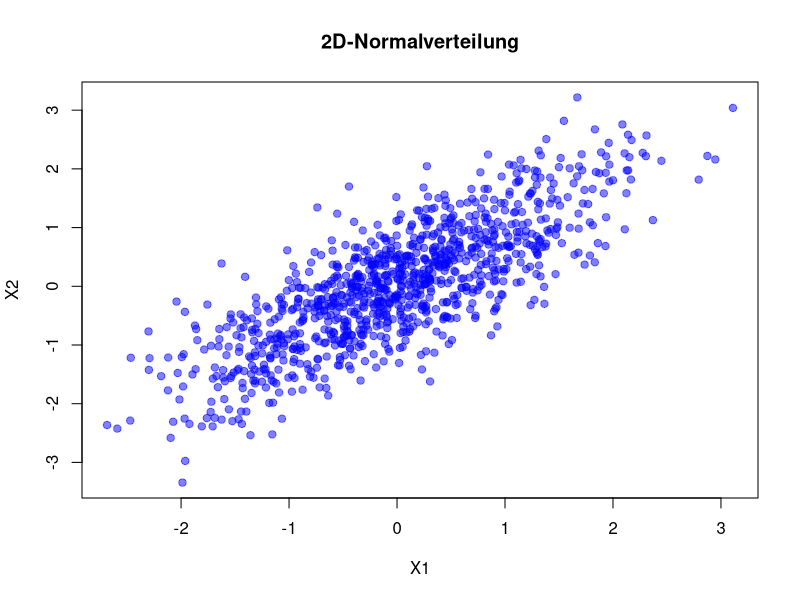
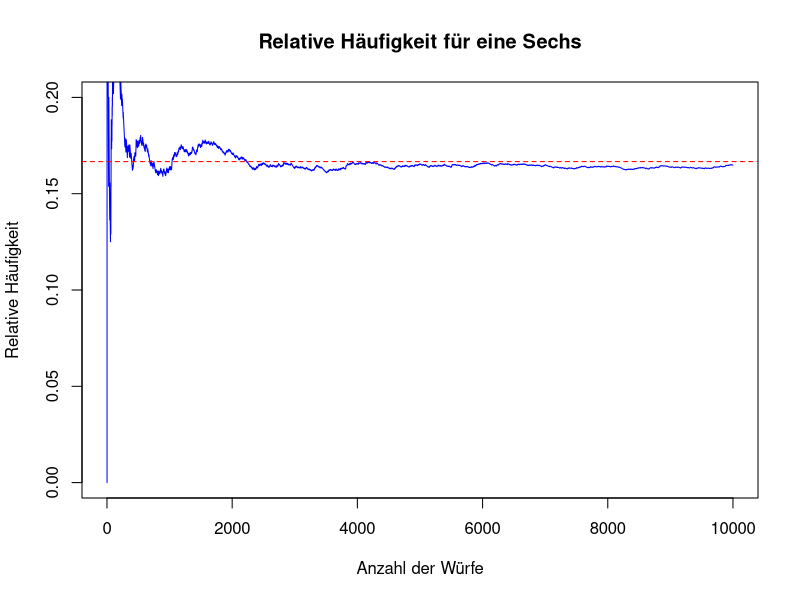
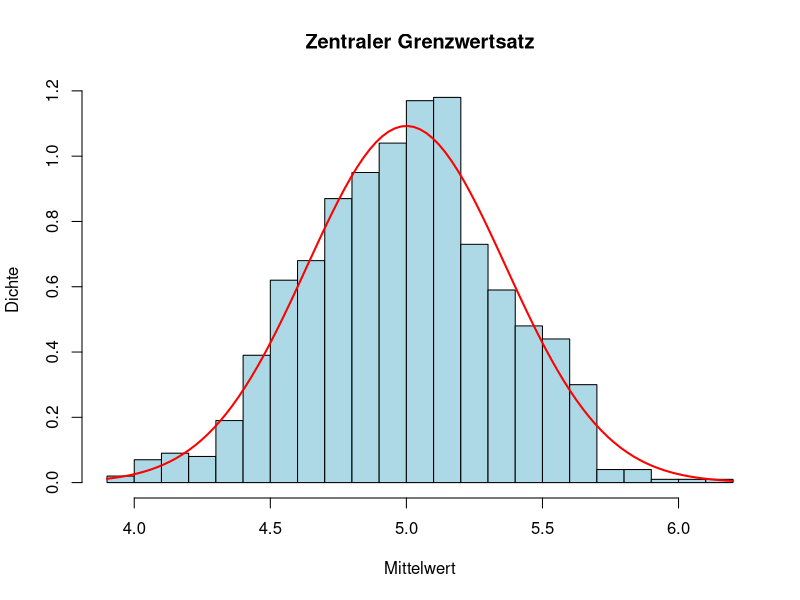
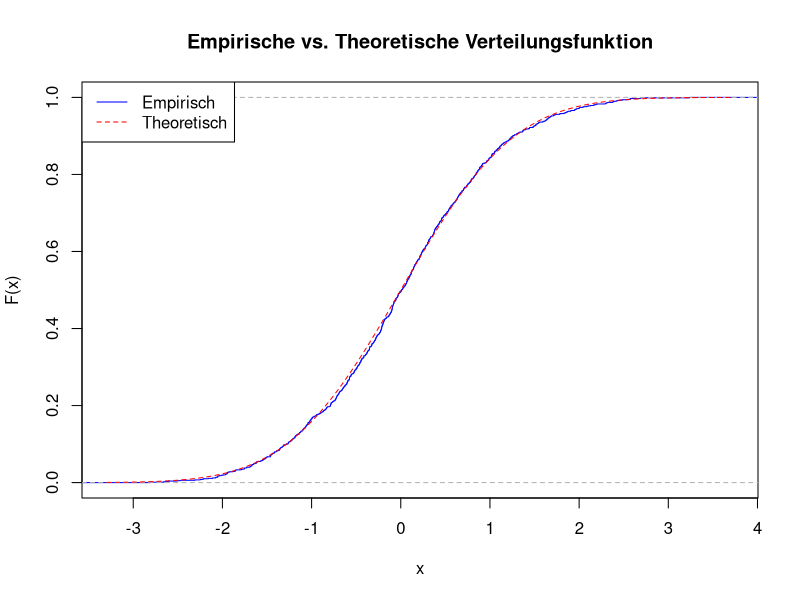

Recreate these plots in R, in order.
# 2. Kapitel: In diesem Kapitel folgen die Beispiel zum 2. Kapitel und dienen noch einmal als Themen hinführung -----
# 2.1 Zweidimensionale Verteilungsfunktionen ----
# Beispiel: Diskrete zweidimensionale Verteilungsfunktion

# Diskrete gemeinsame Wahrscheinlichkeitsverteilung
X <- c(0, 1, 2)
Y <- c(0, 1, 2)
joint_prob <- matrix(c(0.1, 0.1, 0.1,
                       0.1, 0.2, 0.1,
                       0.1, 0.1, 0.1), nrow = 3, byrow = TRUE)

# Randverteilungen
marginal_X <- rowSums(joint_prob) # für X
marginal_Y <- colSums(joint_prob) # für Y

# Ausgabe
print("Gemeinsame Wahrscheinlichkeitsverteilung:")
print(joint_prob)
print("Randverteilung für X:")
print(marginal_X)
print("Randverteilung für Y:")
print(marginal_Y)

# Beispiel: 2D-Normalverteilung visualisieren

library(MASS)

mu <- c(0, 0) # Mittelwerte
sigma <- matrix(c(1, 0.8, 0.8, 1), 2, 2) # Kovarianzmatrix

# Generieren von Zufallsdaten
set.seed(123)
data <- mvrnorm(n = 1000, mu = mu, Sigma = sigma)

# Scatterplot
plot(data, main = "2D-Normalverteilung", xlab = "X1", ylab = "X2", pch = 19, col = rgb(0, 0, 1, 0.5))

# 2.2 Ungleichung von Tschebyscheff -----
# Beispiel: Anwendung der Tschebyscheff-Ungleichung

# Mittelwert und Varianz
mu <- 5
sigma2 <- 4

# Abstand epsilon
epsilon <- 2

# Wahrscheinlichkeit
P <- 1 - sigma2 / epsilon^2
P

# 2.3 Grenzwertsätze ---------
# Beispiel: Würfelspiel und Grenzwertsätze

set.seed(123)
n <- 10000  # Anzahl Würfe
rolls <- sample(1:6, n, replace = TRUE)

# Berechnung der relativen Häufigkeit für eine Sechs
relative_freq <- cumsum(rolls == 6) / (1:n)

# Plot
plot(relative_freq, type = "l", col = "blue", ylim = c(0, 0.2),
     main = "Relative Häufigkeit für eine Sechs", xlab = "Anzahl der Würfe", ylab = "Relative Häufigkeit")
abline(h = 1/6, col = "red", lty = 2) # Erwartungswert

# Beispiel: Zentraler Grenzwertsatz

set.seed(123)
n <- 30 # Stichprobengröße
mu <- 5 # Mittelwert
sigma <- 2 # Standardabweichung

# Generieren von Stichproben
samples <- replicate(1000, mean(rnorm(n, mean = mu, sd = sigma)))

# Histogramm und Normalverteilung
hist(samples, probability = TRUE, main = "Zentraler Grenzwertsatz",
     xlab = "Mittelwert", ylab = "Dichte", col = "lightblue", breaks = 20)
curve(dnorm(x, mean = mu, sd = sigma / sqrt(n)), col = "red", lwd = 2, add = TRUE)

# Beispiel: Konvergenz der empirischen Verteilungsfunktion

set.seed(123)
n <- 1000 # Stichprobengröße
data <- rnorm(n, mean = 0, sd = 1)

# Empirische Verteilungsfunktion
empirical_cdf <- ecdf(data)

# Plot
plot(empirical_cdf, main = "Empirische vs. Theoretische Verteilungsfunktion",
     xlab = "x", ylab = "F(x)", col = "blue")
curve(pnorm(x, mean = 0, sd = 1), col = "red", lty = 2, add = TRUE)
legend("topleft", legend = c("Empirisch", "Theoretisch"), col = c("blue", "red"), lty = 1:2)
